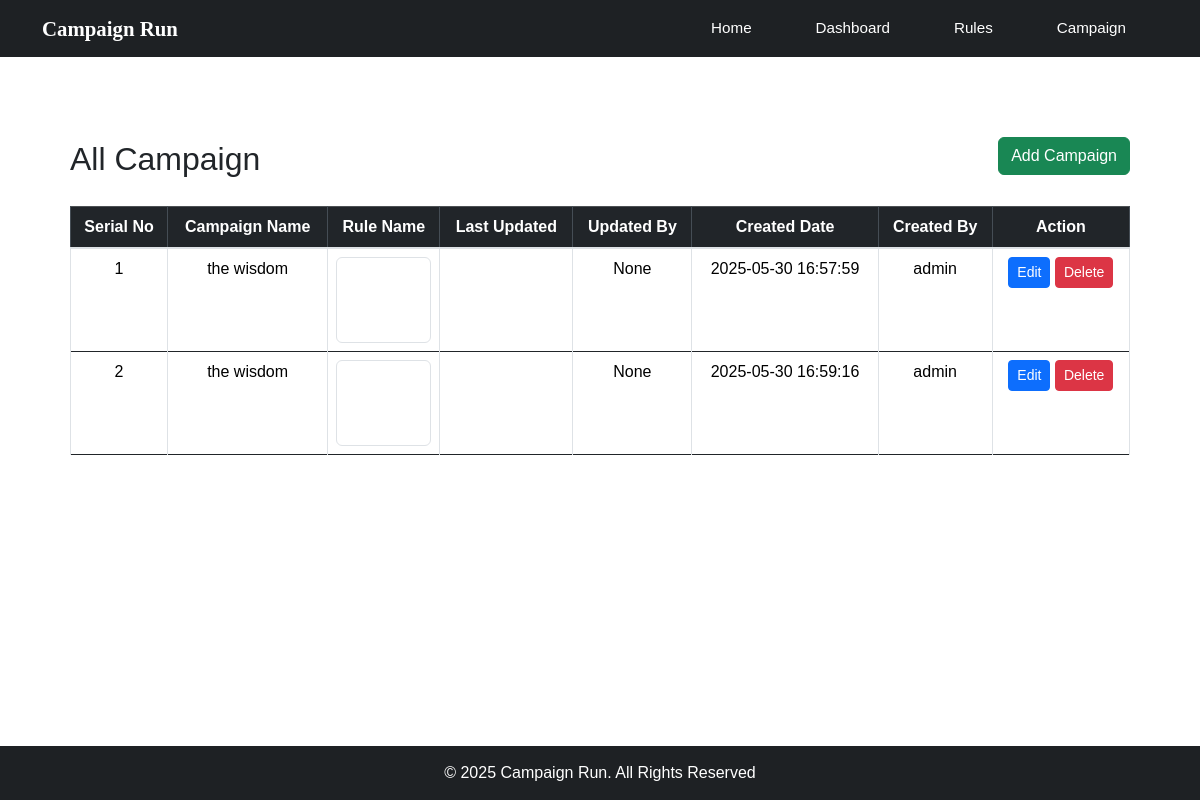
The app's page /campaign/table, older data.
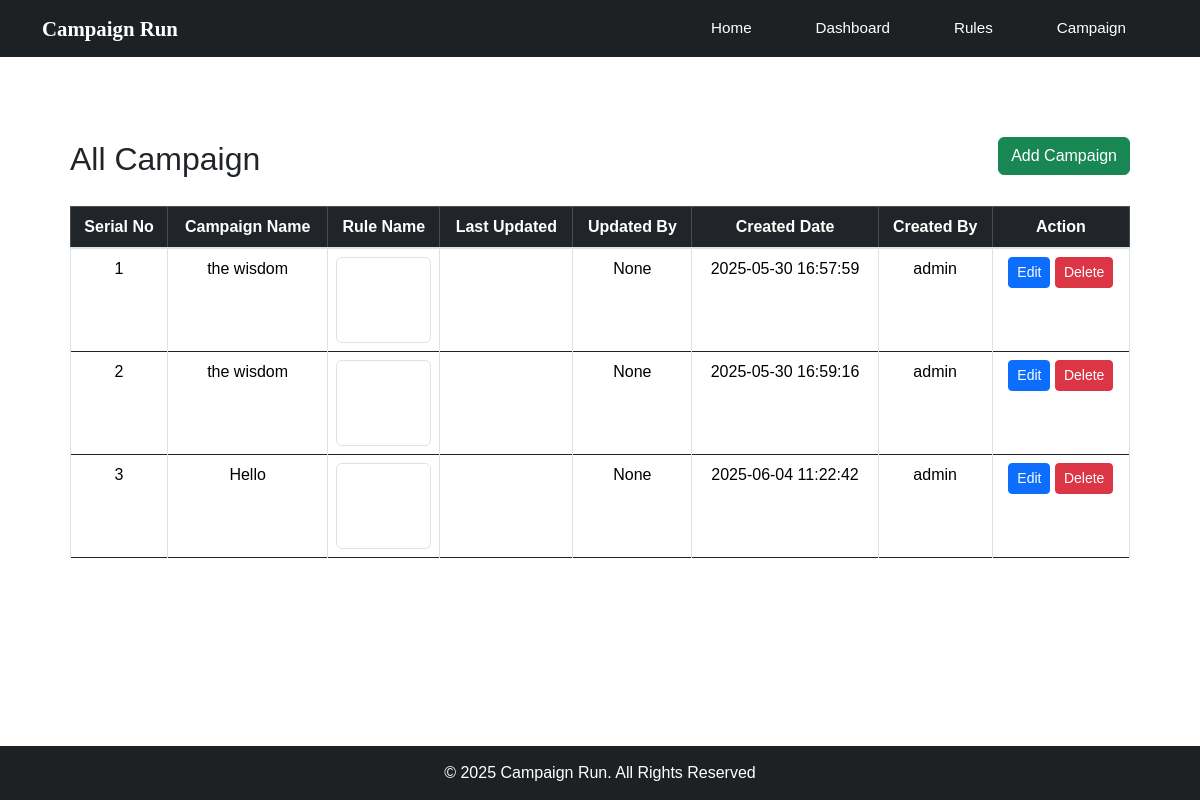
The same page, newer data.
### tables this page shows
CREATE TABLE campaigns (
                        id INTEGER PRIMARY KEY AUTOINCREMENT,
                        campaign_name TEXT,
                        rule_name TEXT,
                        created_by TEXT,
                        created_date TEXT,
                        updated_by TEXT,
                        updated_date TEXT
                    );

### app.py (the view)
@app.route('/campaign/table')
def campaign_table():
    with sqlite3.connect(DB_NAME) as conn:
        conn.row_factory = sqlite3.Row
        c = conn.cursor()
        c.execute("SELECT * FROM campaigns")
        campaigns = c.fetchall()
    return render_template('campaign.html', campaigns=campaigns)

### templates/campaign.html (shortened to what this page needs)
{% extends 'base.html' %}
{% block content %}
<head>
  <link href="https://cdn.jsdelivr.net/npm/bootstrap@5.3.3/dist/css/bootstrap.min.css" rel="stylesheet"/>
  <link rel="stylesheet" href="{{ url_for('static', filename='style.css') }}">
</head>
<div class="container table-container">
  <div class="d-flex justify-content-between align-items-center mb-3">
    <h2>All Campaign</h2>
    <div class="action-buttons">
      <a href="{{ url_for('add_campaign') }}" class="btn btn-success">Add Campaign</a>
    </div>
  </div>
  <div class="table-responsive">
    <table class="table table-bordered table-hover text-center">
      <thead class="table-dark">
      <tr>
        <th>Serial No</th>
        <th>Campaign Name</th>
        <th>Rule Name</th>
        <th>Last Updated</th>
        <th>Updated By</th>
        <th>Created Date</th>
        <th>Created By</th>
        <th>Action</th>
      </tr>
      </thead>
      <tbody>
      {% for campaign in campaigns %}
        <tr>
            <td>{{ loop.index }}</td>
            <td>{{ campaign.campaign_name }}</td>
            <td> <select name="rule_ids" multiple class="form-control">
              </select>
            </td>
            <td>{{ campaign.last_updated }}</td>
            <td>{{ campaign.updated_by }}</td>
            <td>{{ campaign.created_date }}</td>
            <td>{{ campaign.created_by }}</td>
            <td>
                <a href="{{ url_for('edit_campaign', id=campaign['id']) }}" class="btn btn-sm btn-primary">Edit</a>
                <a href="{{ url_for('delete_campaign', id=campaign['id']) }}" class="btn btn-sm btn-danger">Delete</a>
            </td>
        </tr>
        {% endfor %}
      </tbody>
    </table>
  </div>
</div>
{% endblock %}

Row changes from the older to the newer data that the page shows:
added campaigns: campaign_name "Hello", updated_by "None", created_date "2025-06-04 11:22:42", created_by "admin"
